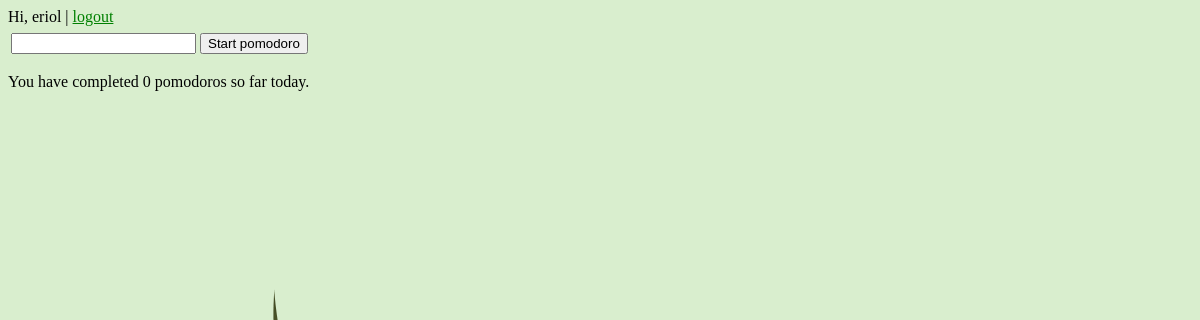
/pymodoro/ (signed in), run on an earlier commit of the app's database.
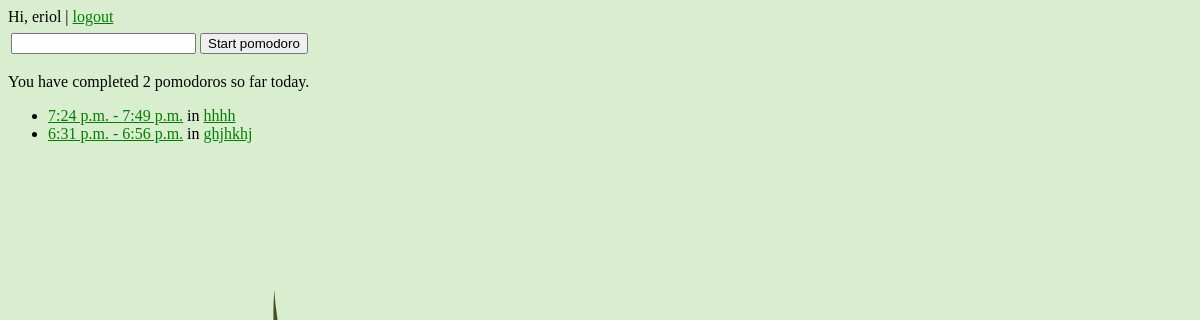
And on a later commit of the database.
### Pymodoro/models.py (models this page shows, shortened)
class Pomodoro(models.Model):
    user = models.ForeignKey(User)
    tag = models.CharField(max_length=200)
    end_time = models.DateTimeField("end time")
    def init_time(self):
        return self.end_time - datetime.timedelta(minutes=25)
    def is_from_today(self):
        return self.end_time.date() == datetime.date.today()
    is_from_today.admin_order_field = 'end_time'
    is_from_today.boolean = True
    is_from_today.short_description = 'is from today?'

### Pymodoro/views.py (the view, shortened to what this page needs)
def index(request):
    if request.user.is_authenticated():
        if request.method == 'POST':
            form = StartForm(request.POST)
            if form.is_valid():
                time.sleep(1*1) # minutes * seconds/minute
                pomodoro_tag = form.cleaned_data['tag']
                new_pomodoro = Pomodoro(user=request.user, end_time=timezone.now(), tag=pomodoro_tag)
                new_pomodoro.save()
                return HttpResponseRedirect(reverse('Pymodoro:index'))
        else:
            form = StartForm()
        pm = PomodoroManager()
        today_pomodoro_list = pm.are_from_today(request.user)
        return render(request, 'Pymodoro/index.html', {'form': form, 'today_pomodoro_list': today_pomodoro_list})

### Pymodoro/forms.py
class StartForm(forms.Form):
    tag = forms.CharField(max_length=200, error_messages={'required': '*',})

### Pymodoro/models.py (called while the page is built)
    def are_from_today(self, user):
        result_list = []
        for p in Pomodoro.objects.all():
            if p.is_from_today() and p.user == user:
                result_list.append(p)
        return sorted(result_list, key=attrgetter('end_time'), reverse=True)

### Pymodoro/templates/Pymodoro/index.html (shortened to what this page needs)
{% load staticfiles %}
<link rel="stylesheet" type="text/css" href="{% static 'Pymodoro/style.css' %}" />
{% if user.is_authenticated %}
    <div>
        Hi, {{ user.username }} | <a href="{% url 'Pymodoro:logout' %}">logout</a>
    </div>
    <form action="{% url 'Pymodoro:index' %}" method="post">
        <table>
            <tr>
                <td>{{ form.non_field_errors }}</td>
            </tr>
            <tr>
                <td>{{ form.tag }}</td>
                <td><input type="submit" value="Start pomodoro" /></td>
            </tr>
        </table>
    </form>
    <p>
        You have completed {{ today_pomodoro_list|length }} pomodoro{{ today_pomodoro_list|length|pluralize }} so far today.
    </p>
    {% if today_pomodoro_list %}
        <ul>
        {% for pomodoro in today_pomodoro_list %}
            <li><a href="{% url 'Pymodoro:detail' pomodoro.id %}">{{ pomodoro.init_time.time}} - {{ pomodoro.end_time.time }}</a> in  <a href="{% url 'Pymodoro:tag' pomodoro.tag %}">{{ pomodoro.tag }}</a></li>
        {% endfor %}
        </ul>
    {% endif %}
{% else %}
    <form action="{% url 'Pymodoro:index' %}" method="post">
        {% csrf_token %}
        {{ form }}
        <input type="submit" value="Login" />
    </form>
{% endif %}

### Pymodoro/static/Pymodoro/style.css (style rules this page uses)
a { color: green; }

What changed in the data, as far as the page shows it:
added Pomodoro: init_time.time "7:24 p.m.", end_time.time "7:49 p.m.", tag "hhhh"
added Pomodoro: init_time.time "6:31 p.m.", end_time.time "6:56 p.m.", tag "ghjhkhj"
Also different on the page:
{{ today_pomodoro_list|length }}: "0" → "2"
